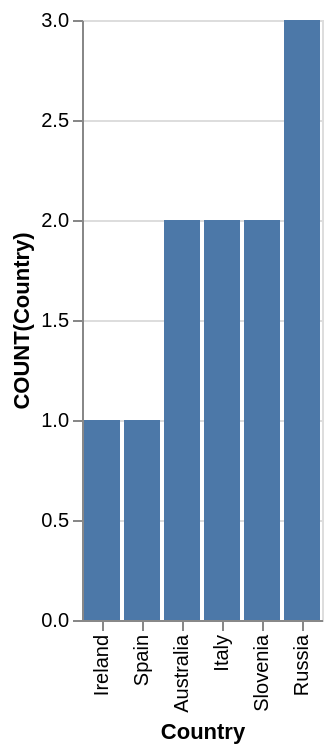

Vega-Lite specification stored for this chart:
### Vega-Lite specification from a JSON file in a GitHub repository (floating-point values rounded to 4 significant figures)
{"data": {"values": [{"x_data": "Australia", "y_data": 2}, {"x_data": "Ireland", "y_data": 1}, {"x_data": "Italy", "y_data": 2}, {"x_data": "Russia", "y_data": 3}, {"x_data": "Slovenia", "y_data": 2}, {"x_data": "Spain", "y_data": 1}]}, "mark": "bar", "encoding": {"x": {"field": "x_data", "type": "nominal", "title": "Country", "sort": {"op": "sum", "field": "y_data", "order": "ascending"}}, "y": {"field": "y_data", "type": "quantitative", "title": "COUNT(Country)"}}}
